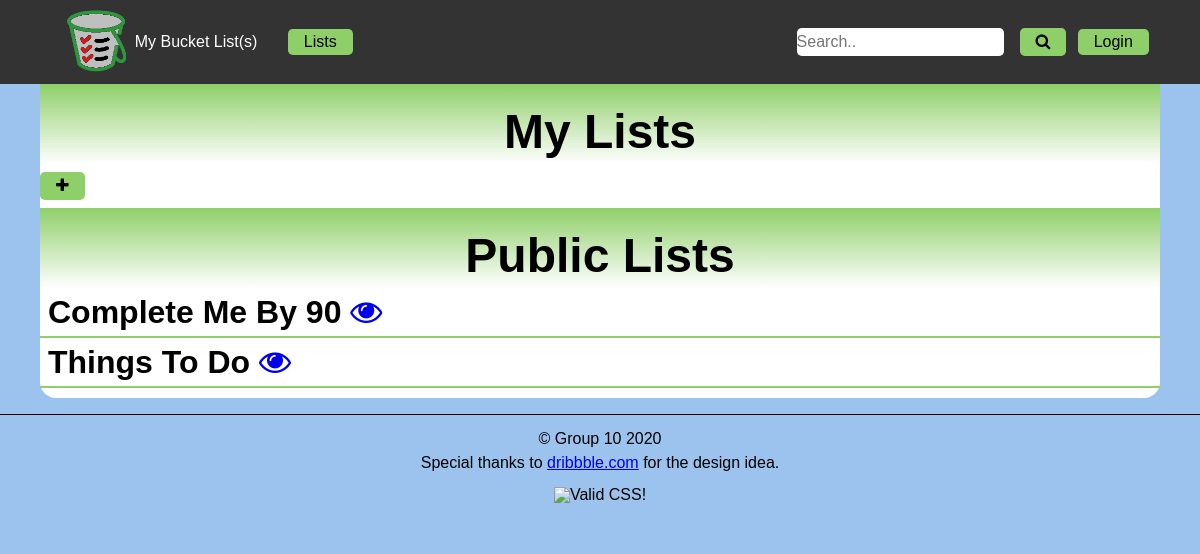
Page /display_list.php on the earlier database version.
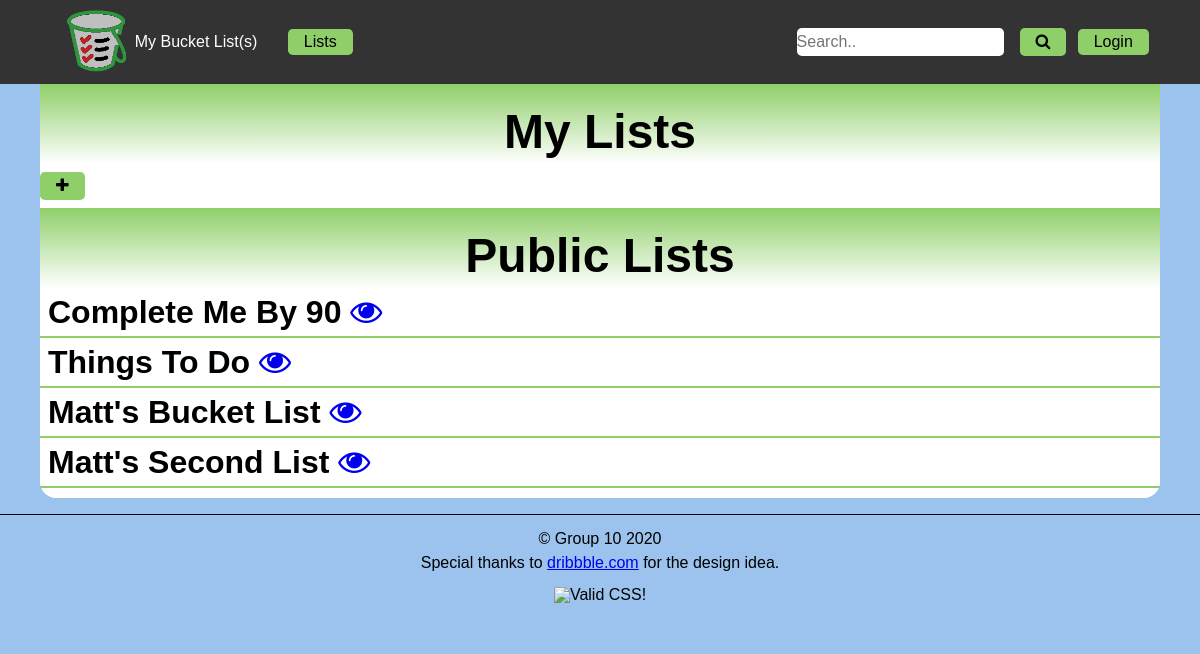
Same page on the later database version.
### tables this page shows
CREATE TABLE IF NOT EXISTS `g10_lists` (
  `id` int(11) NOT NULL AUTO_INCREMENT,
  `fk_userid` int(11) NOT NULL,
  `listname` varchar(50) NOT NULL,
  `start` date NOT NULL,
  `end` date DEFAULT NULL,
  `private` tinyint(1) NOT NULL DEFAULT '1',
  PRIMARY KEY (`id`),
  KEY `g10_userid_2_fkuserid` (`fk_userid`)
);

### display_list.php (the view, shortened to what this page needs)
<?php
  $pdo = connectDB();
  $query = "SELECT * FROM `g10_lists` WHERE private = ?";
  $stmt = $pdo->prepare($query);
  $stmt->execute([0]);
  $results = $stmt->fetchAll();
?>
<!DOCTYPE html>
<html lang="en">
  <head>
    <?php
      include "includes/meta.php";
    ?>
  </head>
  <body>
    <header>
      <?php include 'includes/nav.php' ?>
    </header>
    <main>
    <?php if(isset($_SESSION['id'])): ?>
      <header>
        <h1>My Lists</h1>
      </header>
      <button onclick="document.getElementById('create-modal').style.display='block'">
        <i class="fa fa-plus"></i>
      </button>
    <?php endif ?>
    <header>
      <h1>Public Lists</h1>
    </header>
    <div class="lists">
      <ul>
        <?php foreach($results as $rows):?>
        <li>
          <h2>
            <?= $rows['listname']?>
            <a href = "view_list.php?list=<?= $rows['id']?>"><i class="fa fa-eye"></i></a>
          </h2>
        </li>
        <?php endforeach ?>
      </ul>
    </div>
    </main>
    <?php include 'includes/footer.php' ?>
  </body>
</html>

### includes/meta.php (shortened to what this page needs)
<link type="text/css" rel="stylesheet" href="css/reset.css" />
<link type="text/css" rel="stylesheet" href="css/default.css" />
<link rel="stylesheet" href="https://cdnjs.cloudflare.com/ajax/libs/font-awesome/4.7.0/css/font-awesome.min.css">

### includes/nav.php (shortened to what this page needs)
<nav>
  <ul>
    <li>
      <a href="index.php"><div class="logo">
        <figure>
          <img src="img/bucket.png" alt="Bucket List Logo" height=75 />
        </figure>
        <span>My Bucket List(s)</span>
      </div></a>
    </li>
    <li class="dropdown">Lists
    </li>
    <li>
        <form action="searchresults.php" id="search-container">
          <input type="text" placeholder="Search.." name="search" maxlength="20">
          <button id="search-btn" type="submit"><i class="fa fa-search"></i></button>
        </form>
    </li>
    <?php if(isset($_SESSION['user'])): ?>
      <li class="dropdown"><?= $_SESSION['user'] ?>
          <ul class="dropdown-content">
            <li><a href="~logout.php">Sign Out</a></li>
            <li><a href="~edit_account.php">Edit Account</a></li>
          </ul>
        </li>
    <?php else: ?>
      <li>
        <a href = "login.php">Login</a>
      </li>
    <?php endif; ?>
  </ul>
</nav>

### includes/footer.php
<footer>
  <div>&copy; Group 10 2020</div>
  <p><em>Special thanks to <a href="https://dribbble.com/tags/resume">dribbble.com</a>
      for the design idea.</em></p>
  <p>
    <img src="http://jigsaw.w3.org/css-validator/images/vcss-blue" alt="Valid CSS!" />
  </p>
</footer>

### css/default.css (style rules this page uses)
:root { --link-color: #8fcf69; --linkhover-color: #818181; --text-color: #000; }
body { background-color: #9bc3ed; color: var(--text-color); font-family: Verdana, Helvetica, sans-serif; font-size: 16px; margin: auto; }
main { background-color: #FFF; border-bottom-right-radius: 1rem; border-bottom-left-radius: 1rem; max-width: 70rem; font-size: 1em; padding: 0 0 0.6em 0; margin: auto; }
header { text-align: center; background: linear-gradient(var(--link-color), transparent); }
main header { align-items: flex-end; display: flex; flex-direction: row; justify-content: space-evenly; padding: 1em 0 0 0; }
footer { text-align: center; border-top: 1px solid #000; padding: 1em 0; margin-top: 1em; }
p,h1,h2,h3,h4,h5 { padding: 0.5rem; }
h1 { font-size: 3em; font-weight: bold; }
h2 { font-size: 2em; font-weight: bold; border-bottom: 2px solid var(--link-color); }
form { border: 0.1em solid #818181; border-radius: 0.3em; box-shadow: 0.1em 0.1em #000; margin: 1em auto; padding: 1em; width: 75%; }
button, nav a, .dropdown, #login a { padding: 0.3rem 1rem; color: var(--text-color); margin: 0.5rem auto; background-color: var(--link-color); font-size: 1rem; border: none; cursor: pointer; border-radius: 0.3rem; }
input { padding: 0.3rem; border-radius: 0.3rem; font-size: 1rem; margin: 0.5rem 1rem; }
nav { background-color: #333; }
nav > ul { max-width: 70rem; display: flex; align-items: center; color: #FFF; margin: 0 auto; }
nav li, nav form { display: flex; }
#search-container { border: none; box-shadow: none; padding: 0; margin: 0; }
nav > ul > li:nth-last-child(2) { margin-left: auto; }
nav a, .dropdown, #login a { text-decoration: none; margin: 0.2rem 0.7rem; }
a[href^="index"] { padding: 0 0.5em; background-color: inherit; color: inherit; }
input[name$="search"] { border: none; padding: 0; }
.dropdown { outline: none; position: relative; display: flex; flex-direction: column; }
.logo { display: flex; align-items: center; justify-content: center; }

Differences in the rows shown:
added g10_lists: listname "Matt's Bucket List"
added g10_lists: listname "Matt's Second List"
